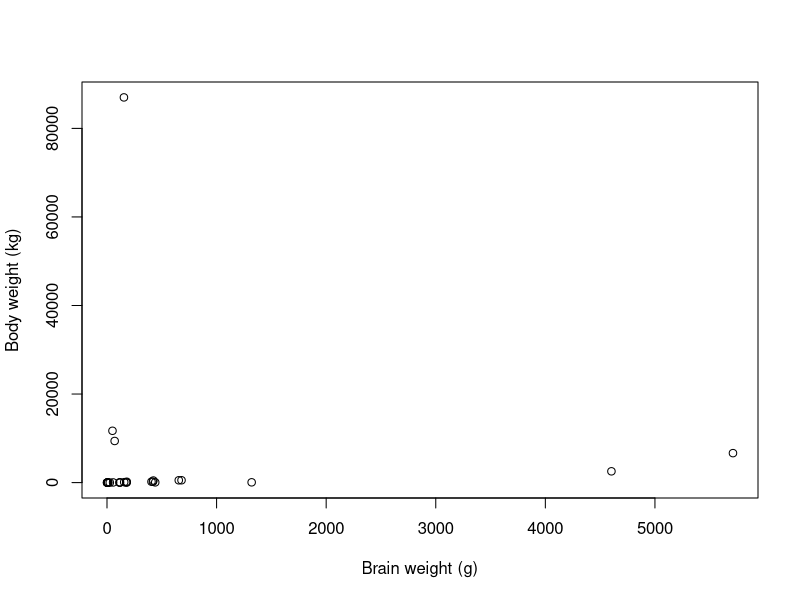
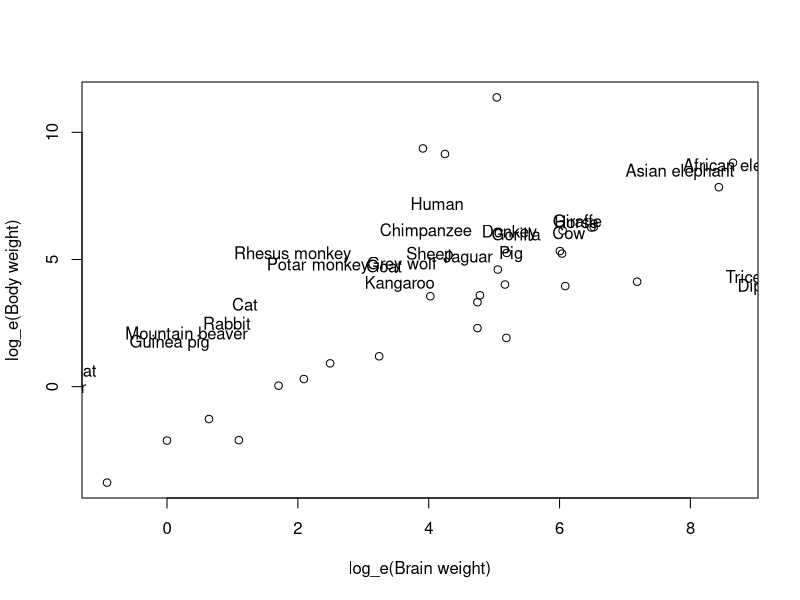
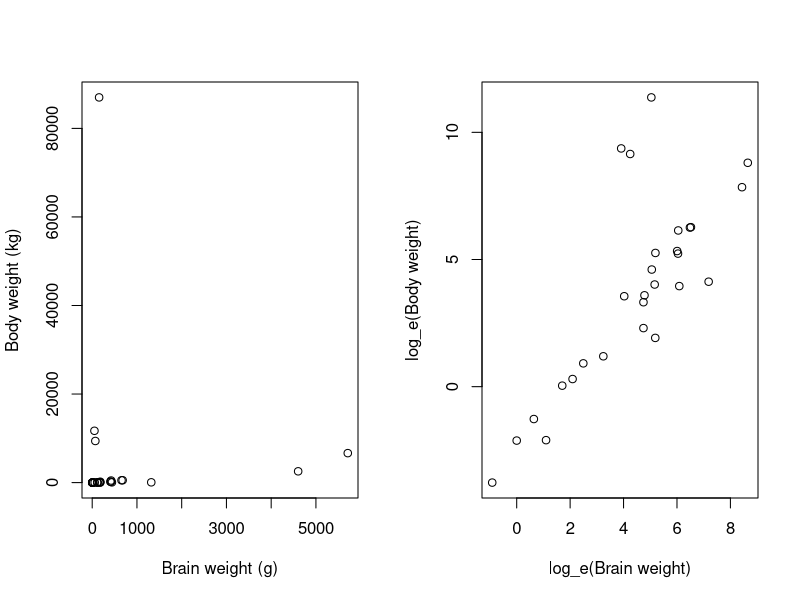

Generate these figures, in order, with R:
#######################################
#######    Script - EXERCISES   #######
#######    Introduction to R    #######
#######################################


#-------------Ex 1-------------------

a<-4+5*(log10(4)-exp(3))
a
b<-sqrt(37)+a
b


#-------------Ex 2-------------------

s<-26:17
s
#or
s.2<-seq(from=26,to=17)
s.2

#-------------Ex 3-------------------

x<-c(4,8,12,16,20,24) # for example

a.1 <- x>13
a.1
b.1 <- x<13&x==23
b.1
c.1 <- x>=0
c.1

a.1&b.1
b.1|c.1
!b.1&c.1

#-----------Ex 4.a---------------------

weight<-c(62,70,52,98,90,70)
weight
height<-c(1.70,1.82,1.75,1.94,1.84,1.61)
height

#-----------Ex 4.b---------------------

#weight>69
#height<1.70
#(weight>69)&(height<1.70)
sum((weight>69)&(height<1.70))

#-----------Ex 4.c---------------------

BMI<-weight/height^2
BMI
mode(BMI)
length(BMI)

#-----------Ex 4.d-----------------------

names(BMI)<-c("Normal weight","Normal weight","Low weight","Overweight","Overweight","Overweight")

#-----------Ex 5-----------------------

thousand.exp<-list(sex="female",age=43,medicine=c("1","2","3"),blood.sugar.pos=c(167,245,165),blood.sugar.bef=345)
thousand.exp
mode(thousand.exp$sex)
mode(thousand.exp$age)
mode(thousand.exp$medicine)
mode(thousand.exp$blood.sugar.pos)
mode(thousand.exp$blood.sugar.bef)



#-------------Ex 6-------------------

library(MASS)
data(Melanoma)
dim(Melanoma)
head(Melanoma)
attach(Melanoma)
table(year,sex)

#-------------Ex 7.a-------------------

library(MASS)
data(Animals)
dim(Animals)
head(Animals)
names(Animals)
attach(Animals)

plot(brain,body,xlab="Brain weight (g)",ylab="Body weight (kg)")


#-------------Ex 7.b-------------------

plot(log(brain),log(body),xlab="log_e(Brain weight)",ylab="log_e(Body weight)")
text(x=log(body),y=log(brain),labels=row.names(Animals))


#-------------Ex 7.c-------------------

par(mfrow=c(1,2))
plot(brain,body,xlab="Brain weight (g)",ylab="Body weight (kg)")
plot(log(brain),log(body),xlab="log_e(Brain weight)",ylab="log_e(Body weight)")
# Graphic window - Export - Save as image


#-------------Ex 8-------------------

mean.dp <- function(x){
  m <- mean(x)
  dp <- sd(x)
  c(mean=m, stand_dev = dp) }
x<-c(2,4,6,8,10,12)   # for example
mean.dp(x)

#-------------Ex 8.a-------------------

mean.dp.a <- function()
  sd(rnorm(20))
mean.dp.a()

#-------------Ex 8.b-------------------

mean.dp.b <- function(x){
  m <- mean(x,na.rm=TRUE)
  dp <- sd(x,na.rm=TRUE)
  c(mean=m,stand_dev=dp)
  }
x<-c(2,4,6,8,10,12,NA)
mean.dp.b(x)


